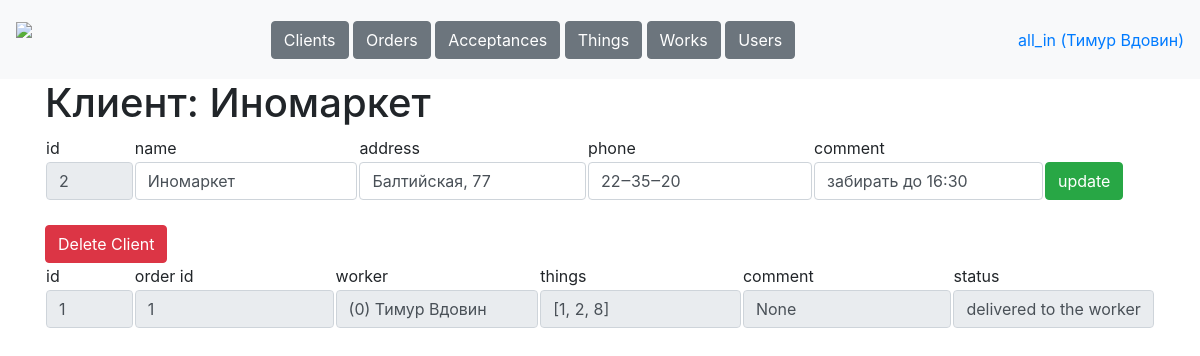
The page /tables/clients/2 (signed in) on the database as committed earlier.
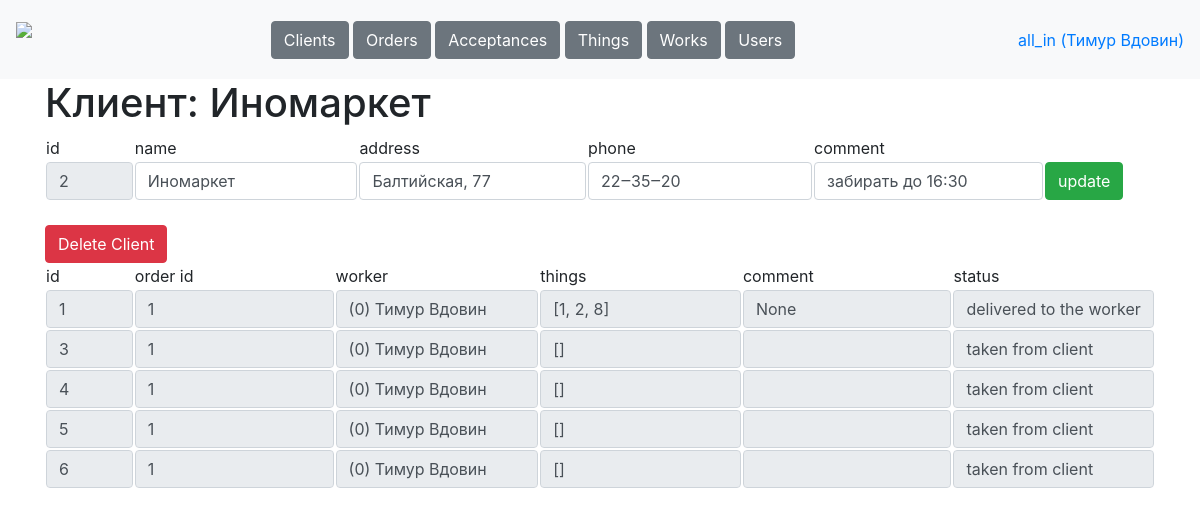
The same page on the database as committed later.
### data/tables.py (models this page shows, shortened)
class Worker(db_session.SqlAlchemyBase, SerializerMixin):
    __tablename__ = 'workers'
    id = Column(sqlalchemy.Integer, primary_key=True, autoincrement=True)
    username = Column(sqlalchemy.String, nullable=True)
    name = Column(sqlalchemy.String, nullable=True)
    password = Column(sqlalchemy.String, nullable=True)
    role = Column(sqlalchemy.String, nullable=True)
    phone = Column(sqlalchemy.String, nullable=True)
    comment = Column(sqlalchemy.String, nullable=True)
    works = orm.relationship('Work', back_populates='worker')
    acceptances = orm.relationship('Acceptance', back_populates='worker')

class Client(db_session.SqlAlchemyBase, SerializerMixin):
    __tablename__ = 'clients'
    id = Column(sqlalchemy.Integer, primary_key=True, autoincrement=True)
    name = Column(sqlalchemy.String, nullable=True, default='')
    address = Column(sqlalchemy.String, nullable=True, default='')
    phone = Column(sqlalchemy.String, nullable=True, default='')
    comment = Column(sqlalchemy.String, nullable=True, default='')
    orders = orm.relationship('Order', back_populates='client')
    things = orm.relationship('Thing', back_populates='client')

class Acceptance(db_session.SqlAlchemyBase, SerializerMixin):
    __tablename__ = 'acceptances'
    id = Column(sqlalchemy.Integer, primary_key=True, autoincrement=True)
    order_id = Column(sqlalchemy.Integer, sqlalchemy.ForeignKey('orders.id'))
    worker_id = Column(sqlalchemy.Integer, sqlalchemy.ForeignKey('workers.id'))
    things =  Column(sqlalchemy.String, default='[]', nullable=True)
    comment = Column(sqlalchemy.String, nullable=True, default='')
    status =  Column(sqlalchemy.String, nullable=True, default='123123123123123123123123123123')
    order = orm.relationship('Order')
    worker = orm.relationship('Worker')
    works = orm.relationship('Work', back_populates='acceptance')

class Order(db_session.SqlAlchemyBase, SerializerMixin):
    __tablename__ = 'orders'
    id = Column(sqlalchemy.Integer, primary_key=True, autoincrement=True)
    client_id = Column(sqlalchemy.Integer, sqlalchemy.ForeignKey('clients.id'))
    create_date = Column(sqlalchemy.Date, default=dt.date.today())
    comment = Column(sqlalchemy.String, nullable=True, default='')
    status =  Column(sqlalchemy.String, nullable=True, default='created')
    client = orm.relationship('Client')
    acceptances = orm.relationship('Acceptance', back_populates='order')

### main.py (the view)
@app.route('/tables/clients/<int:client_id>', methods=['GET', 'POST'])
def client(client_id):
    username = request.cookies.get('user')
    if not username:
        return redirect('/login')
    user = stuff.get_user(username)
    if request.method == 'GET':
        return render_template('client.html', user=user,
                               client=stuff.get_entry('clients', client_id))
    elif request.method == 'POST':
        stuff.update_entry('clients', request.form)
        return redirect(f'/tables/clients/{client_id}')

### data/db_session.py (called while the page is built)
def create_session() -> Session:
    global __factory
    return __factory()

### stuff.py (called while the page is built)
def get_user(username):
    db_sess = db_session.create_session()
    worker = db_sess.query(Worker).filter(Worker.username == username).first()
    db_sess.close()
    return worker

def get_table(table, sort='id', reverse=0):
    db_sess = db_session.create_session()
    if table == 'clients':
        return db_sess.query(Client)
    elif table == 'orders':
        return db_sess.query(Order)
    elif table == 'acceptances':
        return db_sess.query(Acceptance)
    elif table == 'things':
        return db_sess.query(Thing)
    elif table == 'works':
        return db_sess.query(Work)
    elif table == 'workers':
        return db_sess.query(Worker)
    db_sess.close()

def get_entry(table, id):
    db_sess = db_session.create_session()
    if table == 'clients':
        return db_sess.query(Client).filter(Client.id == id).first()
    elif table == 'orders':
        return db_sess.query(Order).get(id)
    elif table == 'acceptances':
        return db_sess.query(Acceptance).filter(Acceptance.id == id).first()
    elif table == 'things':
        return db_sess.query(Thing).filter(Thing.id == id).first()
    elif table == 'works':
        return db_sess.query(Work).filter(Work.id == id).first()
    elif table == 'workers':
        return db_sess.query(Worker).filter(Worker.id == id).first()
    db_sess.close()

### templates/client.html
{% extends "base.html"%}
{% block content %}
<h1>Клиент: {{client.name}}</h1>
<form method="post">
<table>
    <tr>
        <td width="8%">id</td>
        <td>name</td>
        <td>address</td>
        <td>phone</td>
        <td>comment</td>
    </tr>
    <tr>
        <td width="8%"><input class="form-control" value="{{client.id}}" name="id" readonly></td>
        <td><input class="form-control" value="{{client.name}}" name="name"></td>
        <td><input class="form-control" value="{{client.address}}" name="address"></td>
        <td><input class="form-control" value="{{client.phone}}" name="phone"></td>
        <td><input class="form-control" value="{{client.comment}}" name="comment"></td>
        <td width="10%"><button type="submit" class="btn btn-success">update</button></td>
    </tr>
</table>
</form><br>
{% if user.role == 'all_in' %}
<a class="btn btn-danger" href="/tables/clients/{{client.id}}/delete" role="button">Delete Client</a><br>
{% endif %}
<table>
    <tr>
        <td width="8%">id</td>
        <td>order id</td>
        <td>worker</td>
        <td>things</td>
        <td>comment</td>
        <td colspan="2">status</td>
    </tr>
    {% for item in get_table('acceptances') %}
    {% if item.order.client_id == client.id %}
    <tr>
        <td width="8%"><a href="/tables/acceptances/{{item.id}}"><input class="form-control" value="{{item.id}}" readonly></a></td>
        <td><input class="form-control" value="{{item.order.id}}" readonly></td>
        <td><input class="form-control" value="({{item.worker.id}}) {{item.worker.name}}" readonly></td>
        <td><input class="form-control" value="{{item.things}}" readonly></td>
        <td><input class="form-control" value="{{item.comment}}" readonly></td>
        <td><input class="form-control" value="{{item.status}}" readonly></td>
    </tr>
    {% endif %}
    {% endfor %}
</table>
{% endblock %}

### templates/base.html (shortened to what this page needs)
<!doctype html>
<html>
<head>
    <link rel="stylesheet"
          href="https://stackpath.bootstrapcdn.com/bootstrap/4.4.1/css/bootstrap.min.css"
>
    <link rel="stylesheet" href="static/css/style.css" />
</head>
<body>
<header>
    <nav class="navbar navbar-light bg-light">
        <a class="navbar-brand" style="height: 63px;" href="/dashboard"><img height="63px" src="/static/icons/logo.png"></a>
        <div>
            {% if user.role == "manager" %}
                <a class="btn btn-secondary" href="/tables/clients" role="button">Clients</a>
                <a class="btn btn-secondary" href="/tables/orders" role="button">Orders</a>
            {% elif user.role == "worker" %}
                <a class="btn btn-secondary" href="/tables/acceptances" role="button">Acceptances</a>
                <a class="btn btn-secondary" href="/tables/works" role="button">Works</a>
            {% else %}
                <a class="btn btn-secondary" href="/tables/clients" role="button">Clients</a>
                <a class="btn btn-secondary" href="/tables/orders" role="button">Orders</a>
                <a class="btn btn-secondary" href="/tables/acceptances" role="button">Acceptances</a>
                <a class="btn btn-secondary" href="/tables/things" role="button">Things</a>
                <a class="btn btn-secondary" href="/tables/works" role="button">Works</a>
                <a class="btn btn-secondary" href="/tables/users" role="button">Users</a>
            {% endif %}
        </div>
        <a href="/login">{{user.role}} ({{user.name}})</a>
    </nav>
</header>
<main role="main" class="container">
    {% block content %}{% endblock %}
</main>
</body>
</html>

Rows that differ between the two databases and show on the page:
added Acceptance: id "3", order.id "1", worker.id "(0) Тимур Вдовин", things "[]", status "taken from client"
added Acceptance: id "4", order.id "1", worker.id "(0) Тимур Вдовин", things "[]", status "taken from client"
added Acceptance: id "5", order.id "1", worker.id "(0) Тимур Вдовин", things "[]", status "taken from client"
added Acceptance: id "6", order.id "1", worker.id "(0) Тимур Вдовин", things "[]", status "taken from client"
